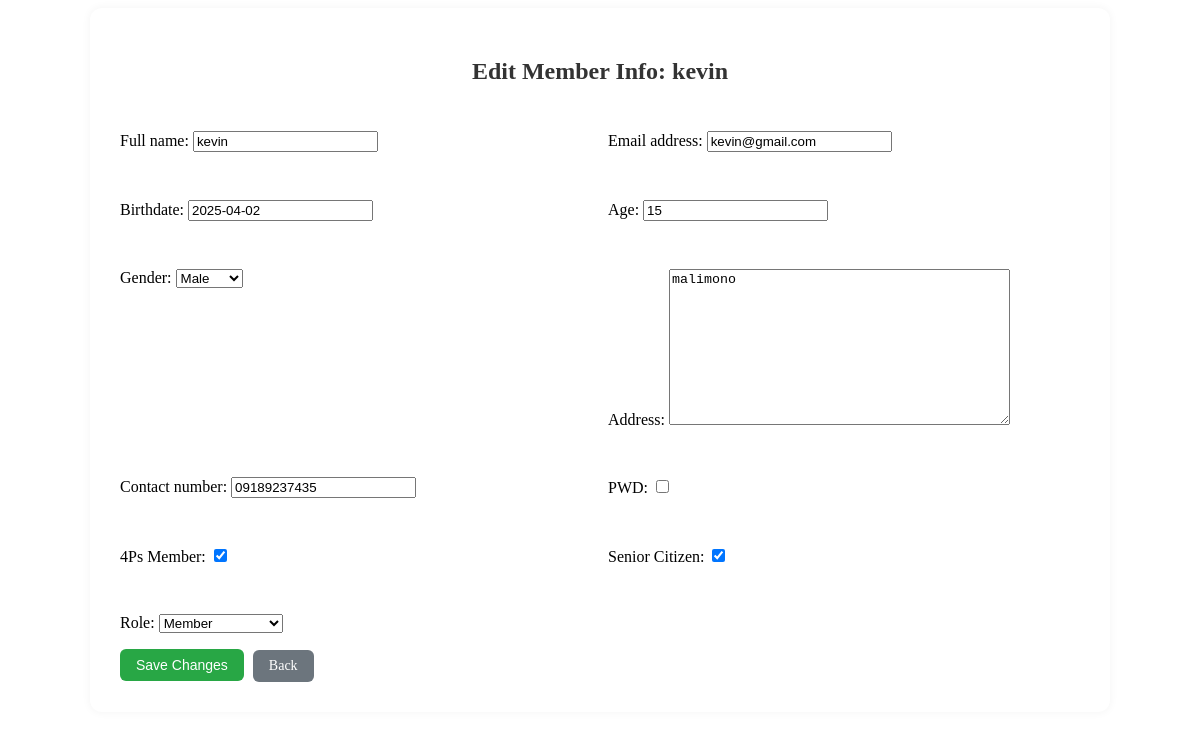
/accounts/members/edit/28/, run on the app's committed database.
### accounts/models.py (models this page shows, shortened)
class User(AbstractUser):
    ROLE_CHOICES = [
        ('OFFICIAL', 'Barangay Official'),
        ('MEMBER', 'Member'),
    ]
    GENDER_CHOICES = [
        ('M', 'Male'),
        ('F', 'Female'),
        ('O', 'Other'),
    ]
    full_name = models.CharField(_('full name'), max_length=100)
    birthdate = models.DateField(null=False, blank=False)
    age = models.PositiveIntegerField(null=True, blank=True, default=0)
    gender = models.CharField(_('gender'), max_length=1, choices=GENDER_CHOICES)
    address = models.TextField(_('address'))
    contact_no = models.CharField(_('contact number'), max_length=11)
    is_pwd = models.BooleanField(_('PWD'), default=False)
    is_4ps_member = models.BooleanField(_('4Ps Member'), default=False)
    is_senior_citizen = models.BooleanField(_('Senior Citizen'), default=False)
    role = models.CharField(_('role'), max_length=10, choices=ROLE_CHOICES, default='MEMBER')
    created_at = models.DateTimeField(auto_now_add=True)  # Add field to track signup time
    class Meta:
        verbose_name = _('user')
        verbose_name_plural = _('users')

### accounts/views.py (the view)
# urls.py: path('members/edit/<int:user_id>/', views.edit_member, name='edit-member'),
def edit_member(request, user_id):
    user = get_object_or_404(User, id=user_id, role='MEMBER')
    if request.method == 'POST':
        form = SignUpForm(request.POST, instance=user)
        if form.is_valid():
            form.save()
            messages.success(request, "Member info updated.")
            logger.info(f"Official {request.user.username} updated member {user.username}")
            return redirect('member-list')
    else:
        form = SignUpForm(instance=user)
    return render(request, 'accounts/edit_member.html', {
        'form': form,
        'user': user
    })

### accounts/forms.py (shortened to what this page needs)
class SignUpForm(forms.ModelForm):
    class Meta:
        model = User
        fields = ('full_name', 'email', 'birthdate', 'age', 'gender',
                 'address', 'contact_no', 'is_pwd',
                 'is_4ps_member', 'is_senior_citizen', 'role')
    def __init__(self, *args, **kwargs):
        super().__init__(*args, **kwargs)
        self.fields['gender'].choices = User.GENDER_CHOICES
        self.fields['role'].choices = User.ROLE_CHOICES

### library_system/context_processors.py (called while the page is built)
def unread_notifications(request):
    if request.user.is_authenticated:
        unread_count = Notification.objects.filter(user=request.user, is_read=False).count()
    else:
        unread_count = 0
    return {'unread_count': unread_count}

### accounts/templates/accounts/edit_member.html (shortened to what this page needs)
{% load static %}
<!DOCTYPE html>
<html lang="en">
<head>
    <link rel="stylesheet" href="{% static 'member_style.css' %}">
</head>
<body>
    <div class="container">
        <h2>Edit Member Info: {{ user.full_name }}</h2>
        <form method="POST">
            <div class="form-grid">
                {{ form.as_p }}
            </div>
            <button type="submit" class="btn save">Save Changes</button>
            <a href="{% url 'member-list' %}" class="btn back">Back</a>
        </form>
    </div>
</body>
</html>

### accounts/static/accounts/member_style.css (style rules this page uses)
.container { max-width: 960px; margin: auto; background: white; padding: 30px; border-radius: 12px; box-shadow: 0 0 10px rgba(0,0,0,0.05); }
h1, h2 { color: #333; text-align: center; margin-bottom: 30px; }
.btn { padding: 8px 16px; border: none; border-radius: 6px; font-size: 14px; text-decoration: none; margin-right: 5px; transition: background-color 0.3s ease; display: inline-block; }
.btn.save { background-color: #28a745; color: white; }
.btn.back { background-color: #6c757d; color: white; }
form .form-grid { display: grid; grid-template-columns: 1fr 1fr; gap: 16px; }

### data on the page
User: full_name "kevin", email "kevin@gmail.com", birthdate "2025-04-02", age "15", gender "Male", address "malimono", contact_no "09189237435", is_4ps_member "☑", is_senior_citizen "☑", role "Member"
